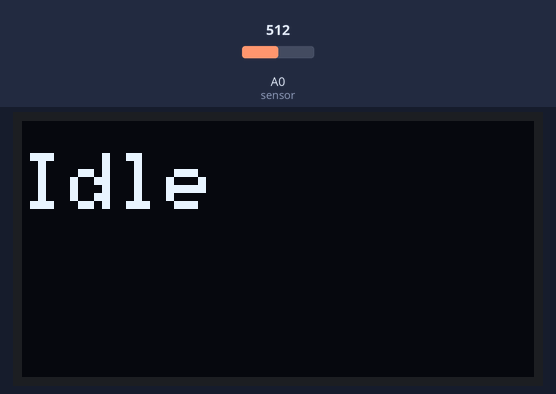
A sketch run on a simulated ESP8266 (NodeMCU). Shown: 128×64 one-colour display. The inputs (shaded band) are chosen by the test bench; at power-on: A0 (sensor) = 512. WiFi joins after 1.5 s; servers stay silent unless stated; uploads are accepted with an empty reply; what the sketch prints to the serial monitor is not drawn.

Above: at 2.7 s.
2.8 s: A0 (sensor) set to 871
4.8 s: A0 (sensor) set to 888
At 8.8 s:
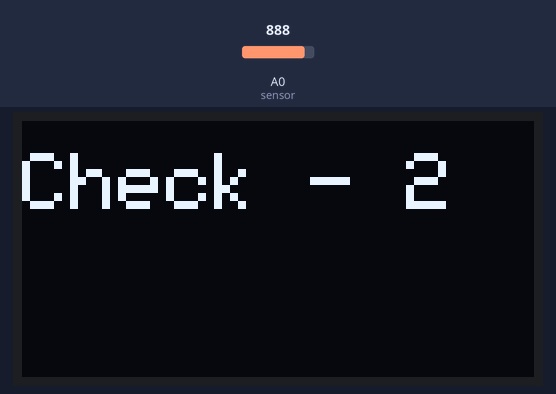
8.9 s: A0 (sensor) set to 511
At 12.1 s:
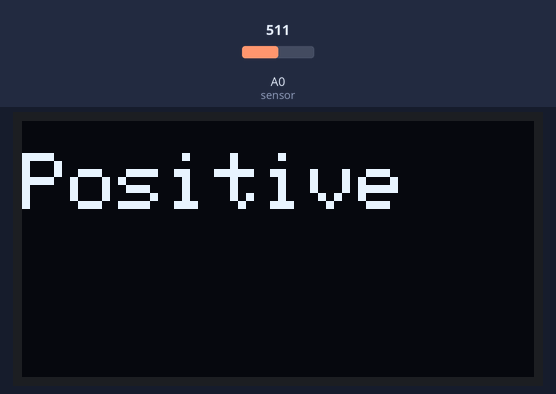
12.6 s: A0 (sensor) set to 692
15.4 s: A0 (sensor) set to 717
At 18.5 s:
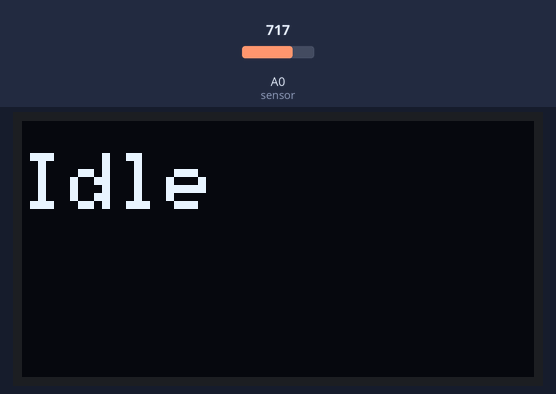
18.8 s: A0 (sensor) set to 900
At 25.6 s:
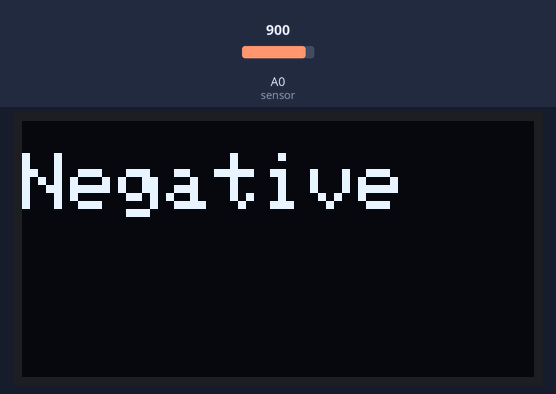
Timing chart, 0 to 25.9 s (numbered marks = the images above; inputs shaded):
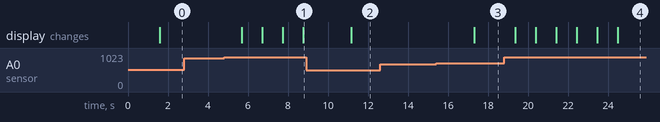

The sketch:

prototype.ino
```cpp
#include <SPI.h>
#include <Wire.h>
#include <Adafruit_GFX.h>
#include <Adafruit_SSD1306.h>
#include <ESP8266WiFi.h>
#include <WiFiClientSecure.h>

//---------------------- OLED display -------------------------------
#define OLED_RESET LED_BUILTIN  //4
Adafruit_SSD1306 display(OLED_RESET);

void setOled() {
  display.begin(SSD1306_SWITCHCAPVCC, 0x3C);
  display.clearDisplay();
  display.display();
  display.setTextSize(2);
  display.setTextColor(WHITE);
  display.setCursor(0,8);
  display.print("Connecting");
}

//---------------------- WiFi  -------------------------------
// wifi & location settings , will be set via web in next release
const char* ssid = "Mav";
const char* password = "BlackBird";
const String latitude="29.966436";
const String longitude="32.553503";
const String name="Hamdy Pharmacy";
const String id="5";
//
const char* host = "script.google.com";
const int httpsPort = 443;


String GAS_ID = "AKfycbxc4uqSHUYNCtLPFEpbZFX9YAFi-0EOaIJrYkeDkQEy7JZ5tsQ";

WiFiClientSecure client;
//String readString;

void sendData(String data)
{
  Serial.print("connecting to ");
  Serial.println(host);
  if (!client.connect(host, httpsPort)) {
    Serial.println("connection failed");
    return;
  }
/*
  if (client.verify(fingerprint, host)) {
  Serial.println("certificate matches");
  } else {
  Serial.println("certificate doesn't match");
  }
  */
  String url = "/macros/s/" + GAS_ID + "/exec?"+data;
  Serial.print("requesting URL: ");
  Serial.println(url);

  client.print(String("GET ") + url + " HTTP/1.1\r\n" +
         "Host: " + host + "\r\n" +
         "User-Agent: BuildFailureDetectorESP8266\r\n" +
         "Connection: close\r\n\r\n");

  Serial.println("request sent");
  while (client.connected()) {
  String line = client.readStringUntil('\n');
  if (line == "\r") {
    Serial.println("headers received");
    break;
  }
  }

  String line = client.readStringUntil('\n');
 /*Error check
  if (line.startsWith("{\"state\":\"success\"")) {
  Serial.println("esp8266/Arduino CI successfull!");
  } else {
  Serial.println("esp8266/Arduino CI has failed");
  }
  */
  Serial.println("reply was:");
  Serial.println("==========");
  Serial.println(line);
  Serial.println("==========");
  Serial.println("closing connection");
}

void setWifi()
{
  WiFi.mode(WIFI_STA);
  WiFi.begin(ssid, password);
  while (WiFi.status() != WL_CONNECTED) {
    delay(500);
    Serial.print(".");
  }

  Serial.println("\nWifi Conneted");
}

int posCount=1;
//const uint8_t led=7;    //sensor led pin

void setup() {

  Serial.begin(9600);
  Serial.println("VISION 0.1");
  //pinMode(led,1);
  //digitalWrite(led,1);  //sensor led on
  setOled();
  setWifi();
}

//----------- Sensor --------------------------------------
const int maxCount=5;
const int blue=880;
const int red=700;
int state=0;                   // 0: idle , 1: Check, 2: Positive, 3: Negative
int count=maxCount;
String statStr[]={"Idle","Check - ","Positive","Negative"};
//-----------------------------------------------
void loop() {
  int ldr=analogRead(A0);         // read sensor
  Serial.println(ldr);                    // output sensor value for debug
  if(state==0&&ldr>=blue) state=1;      //if idle and ldr sees blue go to check
  else if(state==1)                               //if check
  {
    if(--count==0) state=3;                   //if counter=0 go to Negative
    else if(ldr<=red) {                           // else if ldr sees red
      state=2;                                       // go to Positive
      String data="tag=" + id + "&value=1"+"&long="+longitude+"&lat="+latitude+"&name="+name;
      sendData(data);      // send positive count to google sheet
    }
  }
  // update display
  display.clearDisplay();
  display.setCursor(0,8);
  display.print(statStr[state]);
  if(state==1) display.print(count);
  display.display();
  // reset state when card removed
  if((state>1)&&(ldr>red)&&(ldr<blue))
  {
    count=maxCount;
    state=0;
  }
  delay(1000);
}
```

Measured:
- the behaviour switches between 879 and 880 on A0 (sensor) (found by bisection; images 0 and 1)
- the behaviour switches between 700 and 701 on A0 (sensor) (found by bisection; images 2 and 3)
- after the input at 2.8 s, every drawn part: stays the same
- after the input at 4.8 s, the display: first changes after 0.89 s (image 1 shows a later state)
- after the input at 8.9 s, the display: changes after 2.3 s (image 2)
- after the input at 12.6 s, every drawn part: stays the same
- after the input at 15.4 s, the display: changes after 1.9 s (image 3)
- after the input at 18.8 s, the display: first changes after 0.57 s (image 4 shows a later state)
